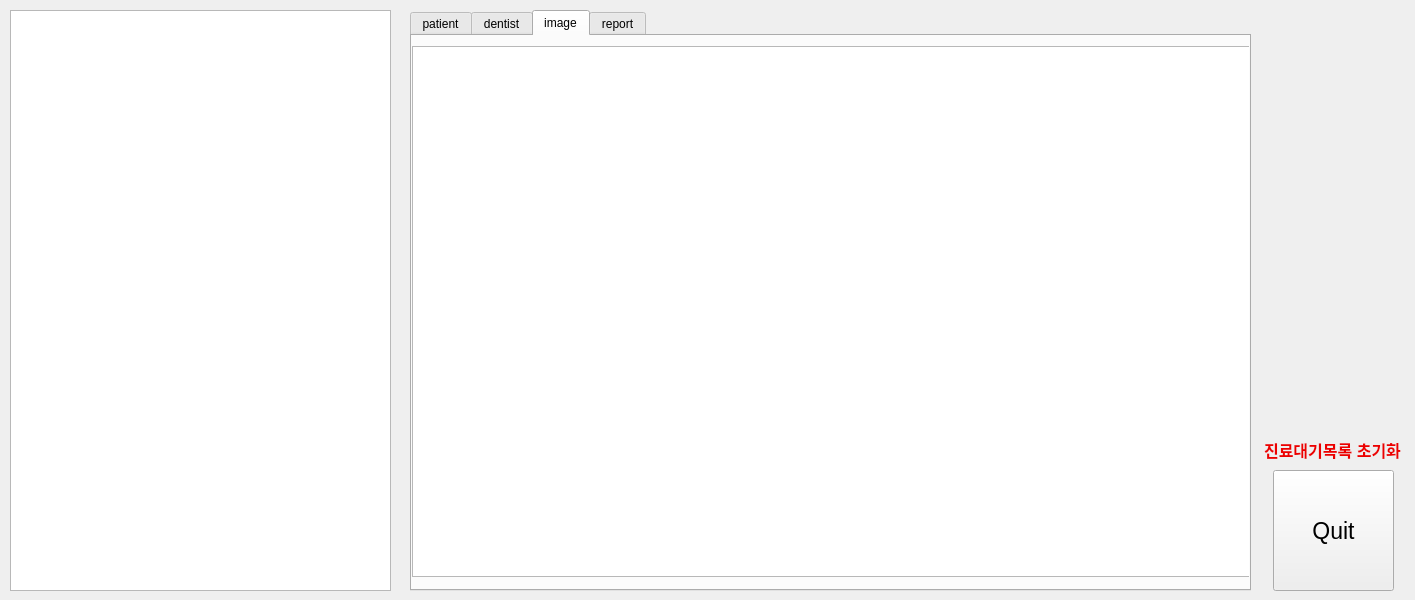
<?xml version="1.0" encoding="UTF-8"?>
<ui version="4.0">
 <class>MainServer</class>
 <widget class="QWidget" name="MainServer">
  <property name="geometry">
   <rect>
    <x>0</x>
    <y>0</y>
    <width>1415</width>
    <height>600</height>
   </rect>
  </property>
  <property name="windowTitle">
   <string>Server</string>
  </property>
  <widget class="QTextEdit" name="textEdit">
   <property name="geometry">
    <rect>
     <x>10</x>
     <y>10</y>
     <width>381</width>
     <height>581</height>
    </rect>
   </property>
  </widget>
  <widget class="QTabWidget" name="tabWidget">
   <property name="geometry">
    <rect>
     <x>410</x>
     <y>10</y>
     <width>841</width>
     <height>581</height>
    </rect>
   </property>
   <property name="currentIndex">
    <number>2</number>
   </property>
   <widget class="QWidget" name="patient">
    <attribute name="title">
     <string>patient</string>
    </attribute>
    <widget class="QTableView" name="patientTableView">
     <property name="geometry">
      <rect>
       <x>0</x>
       <y>10</y>
       <width>1001</width>
       <height>531</height>
      </rect>
     </property>
    </widget>
   </widget>
   <widget class="QWidget" name="dentist">
    <attribute name="title">
     <string>dentist</string>
    </attribute>
    <widget class="QTableView" name="dentistTableView">
     <property name="geometry">
      <rect>
       <x>0</x>
       <y>10</y>
       <width>1001</width>
       <height>531</height>
      </rect>
     </property>
    </widget>
   </widget>
   <widget class="QWidget" name="image">
    <attribute name="title">
     <string>image</string>
    </attribute>
    <widget class="QTableView" name="imageTableView">
     <property name="geometry">
      <rect>
       <x>0</x>
       <y>10</y>
       <width>1001</width>
       <height>531</height>
      </rect>
     </property>
    </widget>
   </widget>
   <widget class="QWidget" name="report">
    <attribute name="title">
     <string>report</string>
    </attribute>
    <widget class="QTableView" name="reportTableView">
     <property name="geometry">
      <rect>
       <x>0</x>
       <y>10</y>
       <width>1001</width>
       <height>531</height>
      </rect>
     </property>
    </widget>
   </widget>
  </widget>
  <widget class="QPushButton" name="quitPushButton">
   <property name="geometry">
    <rect>
     <x>1273</x>
     <y>470</y>
     <width>121</width>
     <height>121</height>
    </rect>
   </property>
   <property name="font">
    <font>
     <pointsize>17</pointsize>
     <bold>false</bold>
    </font>
   </property>
   <property name="text">
    <string>Quit</string>
   </property>
  </widget>
  <widget class="QLabel" name="label">
   <property name="geometry">
    <rect>
     <x>1242</x>
     <y>440</y>
     <width>181</width>
     <height>20</height>
    </rect>
   </property>
   <property name="font">
    <font>
     <pointsize>12</pointsize>
     <bold>true</bold>
    </font>
   </property>
   <property name="styleSheet">
    <string notr="true">color: rgb(236, 0, 0);</string>
   </property>
   <property name="text">
    <string>진료대기목록 초기화</string>
   </property>
   <property name="alignment">
    <set>Qt::AlignCenter</set>
   </property>
  </widget>
 </widget>
 <resources/>
 <connections/>
</ui>
